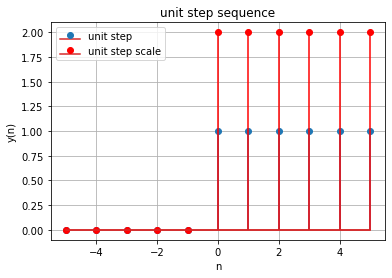

The script that drew this image:
import numpy as np 
import matplotlib.pyplot as plt

#samples
n= np.arange(-5,6,1, dtype=int)

#unit step sequence 
unit_step=np.where(n>=0,1,0)

scaling_factor = 2 
unit_step_scale=unit_step*scaling_factor

plt.stem(n,unit_step,label='unit step')
plt.stem(n,unit_step_scale,label='unit step scale',linefmt='r',markerfmt='ro')
plt.title('unit step sequence')
plt.xlabel('n')
plt.ylabel('y(n)')
plt.grid(True)
plt.legend()
